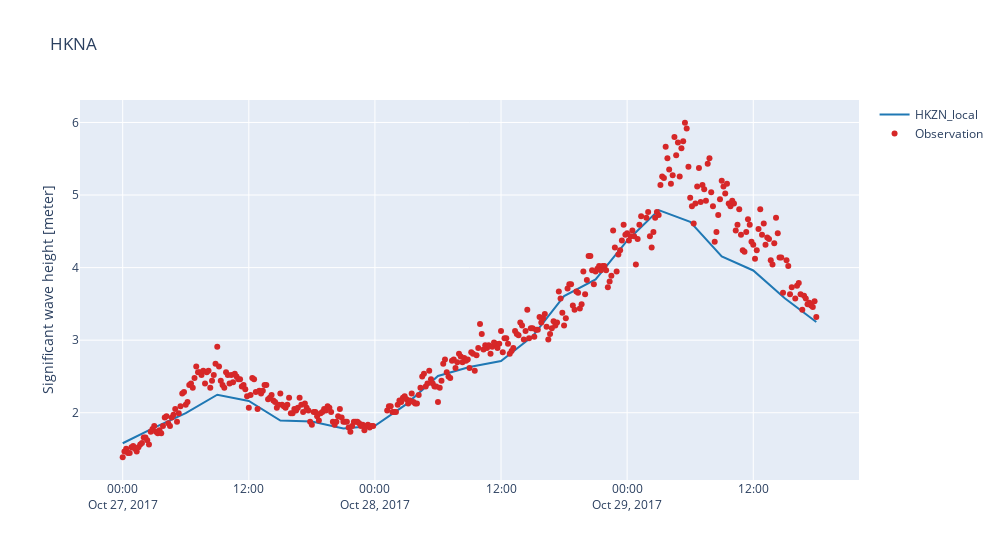

Notebook code cell kept with this figure:
### Code cell
cc["HKNA"].plot_timeseries(width=1000, backend="plotly")

### Figure 1 — Plotly figure (JSON) as saved in the notebook; plotly's stock layout.template omitted (floating-point values rounded to 4 significant figures; data arrays with more than 128 entries replaced by an {"elided": "..."} marker saying what was removed)
{"data": [{"line": {"color": "#1f78b4"}, "name": "HKZN_local", "type": "scatter", "x": ["2017-10-27T00:00:00", "2017-10-27T03:00:00", "2017-10-27T06:00:00", "2017-10-27T09:00:00", "2017-10-27T12:00:00", "2017-10-27T15:00:00", "2017-10-27T18:00:00", "2017-10-27T21:00:00", "2017-10-28T00:00:00", "2017-10-28T03:00:00", "2017-10-28T06:00:00", "2017-10-28T09:00:00", "2017-10-28T12:00:00", "2017-10-28T15:00:00", "2017-10-28T18:00:00", "2017-10-28T21:00:00", "2017-10-29T00:00:00", "2017-10-29T03:00:00", "2017-10-29T06:00:00", "2017-10-29T09:00:00", "2017-10-29T12:00:00", "2017-10-29T15:00:00", "2017-10-29T18:00:00"], "y": [1.58, 1.795, 1.993, 2.248, 2.162, 1.893, 1.881, 1.782, 1.82, 2.119, 2.506, 2.63, 2.713, 3.053, 3.607, 3.837, 4.371, 4.792, 4.63, 4.153, 3.961, 3.578, 3.25]}, {"marker": {"color": "#d62728"}, "mode": "markers", "name": "Observation", "type": "scatter", "x": {"elided": "386 str values"}, "y": {"elided": "386 float values"}}], "layout": {"title": {"text": "HKNA"}, "width": 1000, "yaxis": {"title": {"text": "Significant wave height [meter]"}}}}
